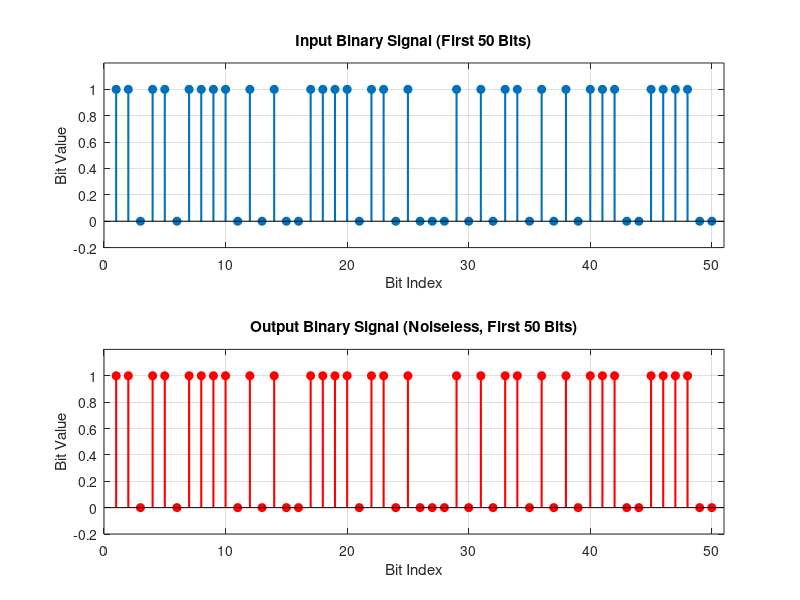

Source code (MATLAB):
clc;

clear;

close all;

% Number of bits (larger for practical simulation)

N = 1000;

% Generate random binary input bits

input_bits = randi([0 1], 1, N);

% Noiseless channel (output = input)

output_bits = input_bits;

% Display first few bits for clarity

disp('First 20 Input Bits:');

disp(input_bits(1:20));

disp('First 20 Output Bits (After Noiseless Channel):');

disp(output_bits(1:20));

% Error calculation

errors = sum(input_bits ~= output_bits);

% Bit Error Rate (BER)

ber = errors / N;

% Display results

fprintf('\nTotal Bits Transmitted: %d\n', N);

fprintf('Number of Errors      : %d\n', errors);

fprintf('Bit Error Rate (BER)  : %.6f\n', ber);

% Visualization (show first 50 bits for clarity)

figure;

subplot(2,1,1);

stem(input_bits(1:50), 'filled', 'LineWidth', 1.5);

title('Input Binary Signal (First 50 Bits)');

xlabel('Bit Index');

ylabel('Bit Value');

axis([0 51 -0.2 1.2]);

grid on;

subplot(2,1,2);

stem(output_bits(1:50), 'r', 'filled', 'LineWidth', 1.5);

title('Output Binary Signal (Noiseless, First 50 Bits)');

xlabel('Bit Index');

ylabel('Bit Value');

axis([0 51 -0.2 1.2]);

grid on;
